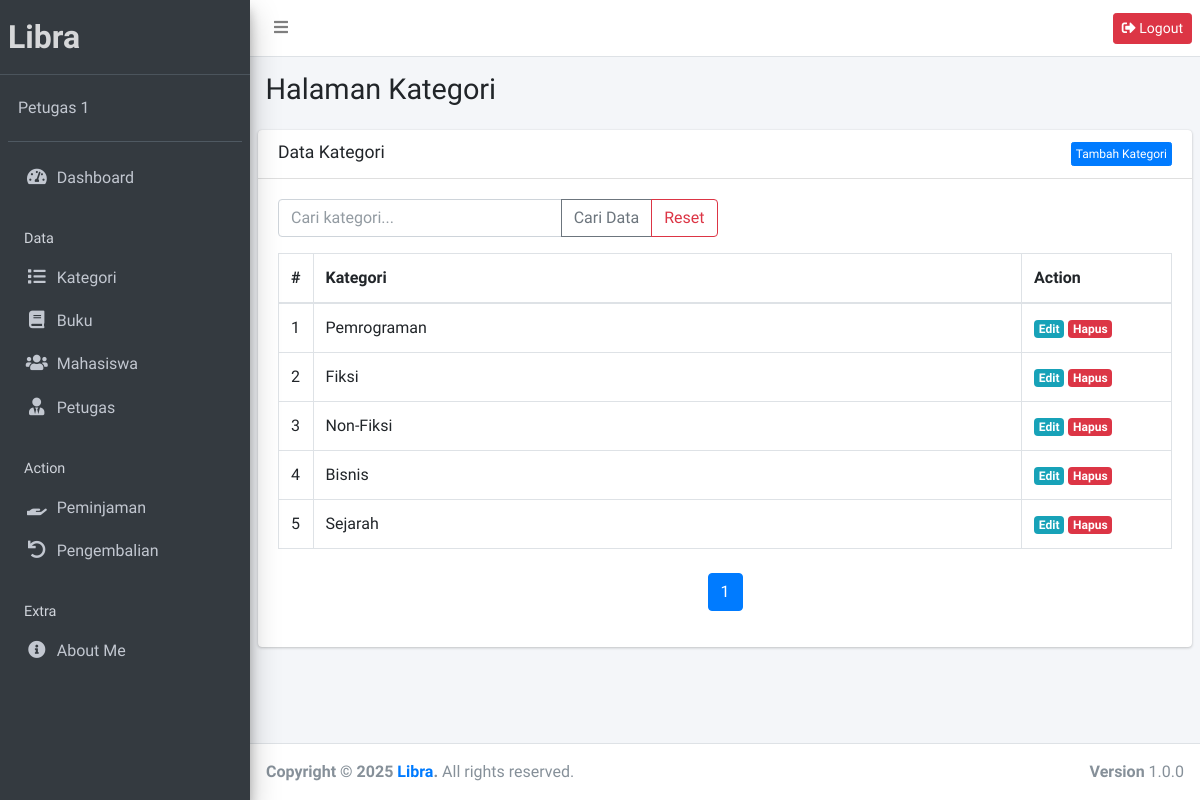
The app's page /public/kategori (signed in), older data.
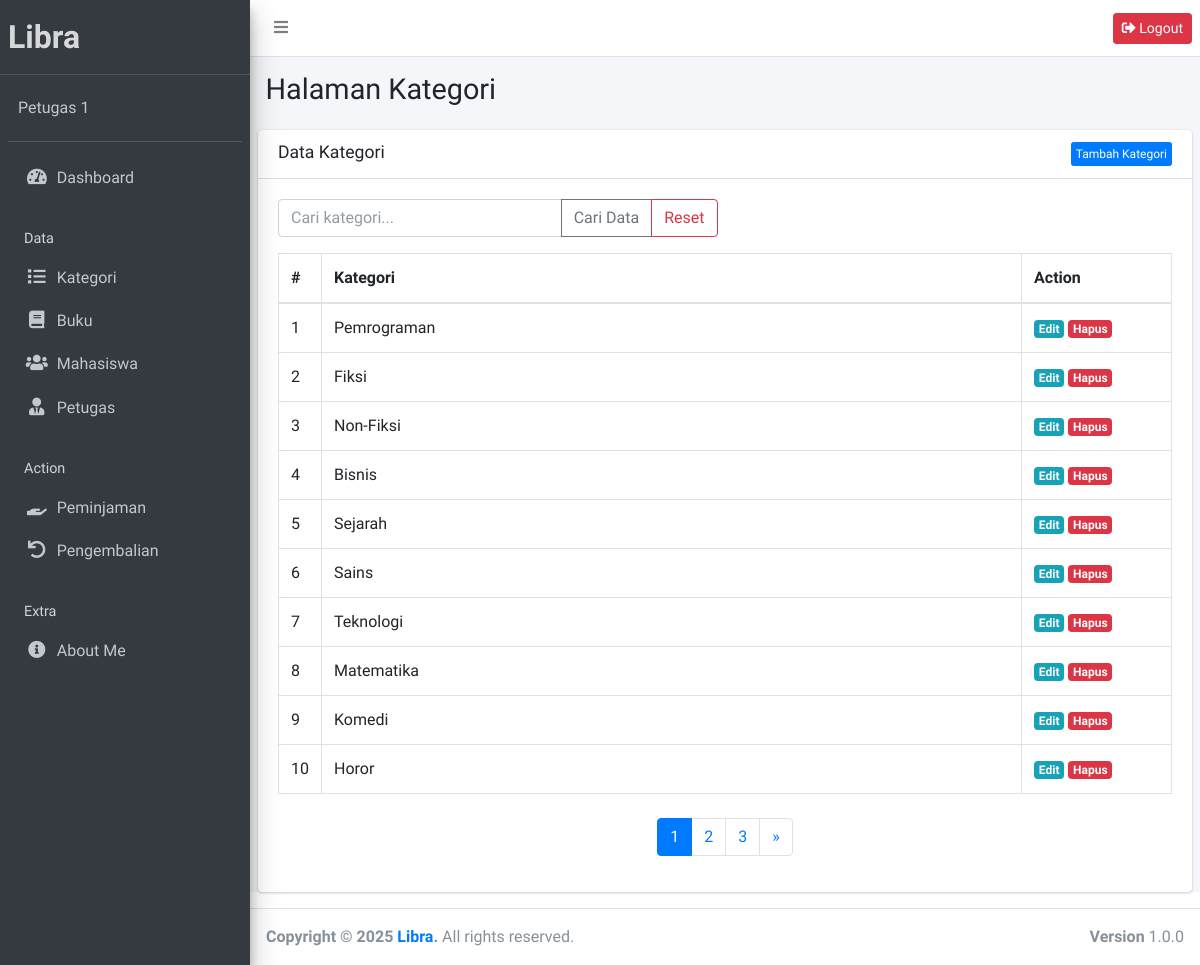
The same page, newer data.
### tables this page shows
CREATE TABLE `kategori` (
  `id` int NOT NULL,
  `nama_kategori` varchar(100) NOT NULL,
  `created_at` timestamp NULL DEFAULT CURRENT_TIMESTAMP
);

### app/controllers/Kategori.php (called while the page is built, shortened)
<?php
class Kategori extends Controller {
    public function index()
    {
        $data['title'] = 'Data Kategori';
        $page = isset($_GET['page']) ? intval($_GET['page']) : 1;
        $limit = 10;
        $offset = ($page - 1) * $limit;
        $key = $_SESSION['search_key'] ?? '';
        if (!empty($key)) {
            $data['kategori'] = $this->model('KategoriModel')->cariKategoriPagination($key, $limit, $offset);
            $totalData = $this->model('KategoriModel')->getJumlahCariKategori($key);
        } else {
            $data['kategori'] = $this->model('KategoriModel')->getKategoriPagination($limit, $offset);
            $totalData = $this->model('KategoriModel')->getJumlahKategori();
        }
        $data['totalPages'] = ceil($totalData / $limit);
        $data['currentPage'] = $page;
        $data['key'] = $key;
        $this->view('kategori/index', $data);
    }
}

### app/core/App.php (called while the page is built, shortened)
<?php
class App {
    protected $method = 'index';
    protected $params = [];
    public function __construct() {
        $this->controller = new $this->controller;
        call_user_func_array([$this->controller, $this->method], $this->params);
    }
}

### public/index.php (called while the page is built, shortened)
<?php
$app = new App;

### app/core/Database.php (called while the page is built, shortened)
<?php
class Database {
    private $host = DB_HOST;
    private $user = DB_USER;
    private $pass = DB_PASS;
    private $dbname = DB_NAME;
    private $dbh;
    private $stmt;
    public function __construct() {
        $dsn = "mysql:host={$this->host};dbname={$this->dbname}";
        $options = [
            PDO::ATTR_PERSISTENT => true,
            PDO::ATTR_ERRMODE => PDO::ERRMODE_EXCEPTION
        ];
        try {
            $this->dbh = new PDO($dsn, $this->user, $this->pass, $options);
        } catch (PDOException $e) {
            die("Koneksi gagal: " . $e->getMessage());
        }
    }
    public function query($sql) {
        $this->stmt = $this->dbh->prepare($sql);
    }
    public function bind($param, $value, $type = null) {
        if (is_null($type)) {
            switch (true) {
                case is_int($value):
                    $type = PDO::PARAM_INT;
                    break;
            }
        }
        $this->stmt->bindValue($param, $value, $type);
    }
    public function execute() {
        return $this->stmt->execute();
    }
    public function resultSet() {
        $this->execute();
        return $this->stmt->fetchAll(PDO::FETCH_ASSOC);
    }
}

### app/models/KategoriModel.php (called while the page is built, shortened)
<?php
class KategoriModel {
    private $table = 'kategori';
    private $db;
    public function __construct()
    {
        $this->db = new Database;
    }
    public function getKategoriPagination($limit, $offset)
    {
        $query = "SELECT * FROM " . $this->table . " LIMIT :limit OFFSET :offset";
        $this->db->query($query);
        $this->db->bind('limit', $limit);
        $this->db->bind('offset', $offset);
        return $this->db->resultSet();
    }
    public function getJumlahKategori()
    {
        $this->db->query('SELECT COUNT(*) as jumlah FROM ' . $this->table);
        return $this->db->single()['jumlah'];
    }
}

### app/views/kategori/index.php (the view, shortened to what the changed rows need)
<div class="content-wrapper">
    <section class="content-header">
        <div class="container-fluid">
            <div class="row mb-2">
                <div class="col-sm-6">
                    <h1>Halaman Kategori</h1>
                </div>
            </div>
        </div>
    </section>
    <section class="content">
        <div class="card">
            <div class="card-body">
                <table class="table table-bordered">
                    <thead>
                        <tr>
                            <th style="width: 10px">#</th>
                            <th>Kategori</th>
                            <th style="width: 150px">Action</th>
                        </tr>
                    </thead>
                    <tbody>
                        <?php $no = ($data['currentPage'] - 1) * 10 + 1; ?>
                        <?php foreach ($data['kategori'] as $row) : ?>
                            <tr>
                                <td><?= $no; ?></td>
                                <td><?= htmlspecialchars($row['nama_kategori']); ?></td>
                                <td>
                                    <a href="<?= base_url; ?>/kategori/edit/<?= intval($row['id']); ?>" class="badge badge-info">Edit</a>
                                    <a href="#" class="badge badge-danger" data-toggle="modal" data-target="#hapusModal<?= intval($row['id']); ?>">Hapus</a>
                                </td>
                            </tr>
                        <?php $no++; endforeach; ?>
                    </tbody>
                </table>
                <nav aria-label="Page navigation" class="mt-4">
                    <ul class="pagination justify-content-center">
                        <?php if (isset($data['totalPages'])) : ?>
                            <?php for ($i = 1; $i <= $data['totalPages']; $i++) : ?>
                                <li class="page-item <?= (isset($data['currentPage']) && $i == $data['currentPage']) ? 'active' : ''; ?>">
                                    <a class="page-link" href="<?= base_url; ?>/kategori?page=<?= $i; ?><?= isset($data['key']) ? '&key=' . urlencode($data['key']) : ''; ?>"><?= $i; ?></a>
                                </li>
                            <?php endfor; ?>
                        <?php endif; ?>
                        <?php if (isset($data['currentPage']) && isset($data['totalPages']) && $data['currentPage'] < $data['totalPages']) : ?>
                            <li class="page-item">
                                <a class="page-link" href="<?= base_url; ?>/kategori?page=<?= $data['currentPage'] + 1; ?><?= isset($data['key']) ? '&key=' . urlencode($data['key']) : ''; ?>" aria-label="Next">
                                    <span aria-hidden="true">&raquo;</span>
                                </a>
                            </li>
                        <?php endif; ?>
                    </ul>
                </nav>
            </div>
        </div>
    </section>
</div>

Row changes from the older to the newer data that the page shows:
added kategori: nama_kategori "Sains"
added kategori: nama_kategori "Teknologi"
added kategori: nama_kategori "Matematika"
added kategori: nama_kategori "Komedi"
added kategori: nama_kategori "Horor"
Text that changed along with them:
new list line: "2"
new list line: "3"
